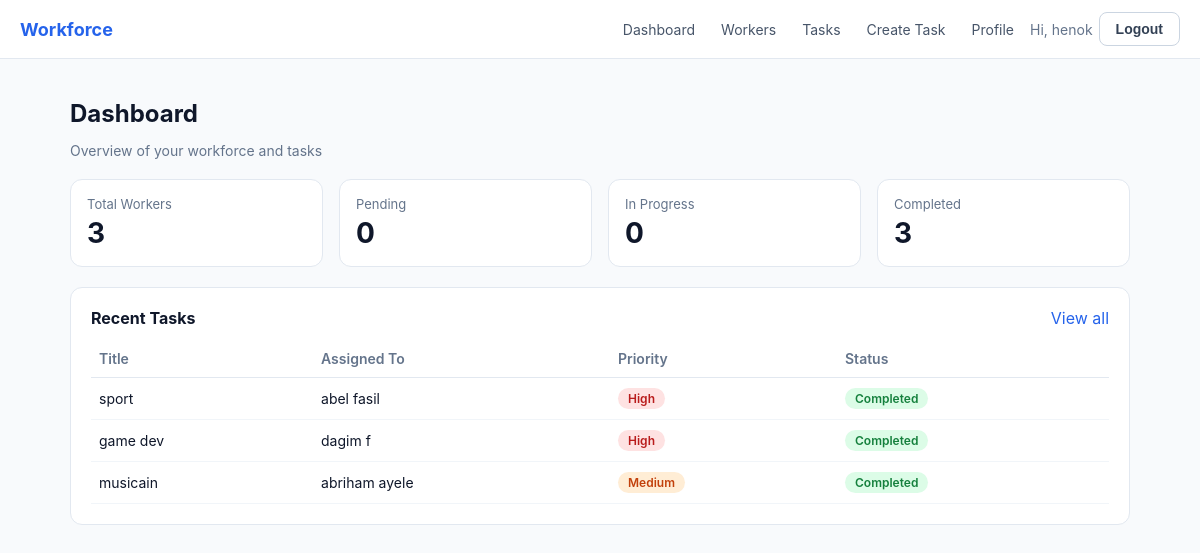
The page /admin-panel/dashboard/ (signed in) on the database its author committed.
### core/models.py (models this page shows, shortened)
class User(AbstractUser):
    class Role(models.TextChoices):
        ADMIN = "ADMIN", "Admin"
        WORKER = "WORKER", "Worker"
    role = models.CharField(max_length=10, choices=Role.choices, default=Role.WORKER)

class Task(models.Model):
    class Priority(models.TextChoices):
        LOW = "LOW", "Low"
        MEDIUM = "MEDIUM", "Medium"
        HIGH = "HIGH", "High"
    class Status(models.TextChoices):
        PENDING = "PENDING", "Pending"
        IN_PROGRESS = "IN_PROGRESS", "In Progress"
        COMPLETED = "COMPLETED", "Completed"
    title = models.CharField(max_length=200)
    description = models.TextField()
    assigned_to = models.ForeignKey(User, on_delete=models.CASCADE, related_name="tasks")
    priority = models.CharField(max_length=10, choices=Priority.choices, default=Priority.MEDIUM)
    deadline = models.DateField()
    status = models.CharField(max_length=15, choices=Status.choices, default=Status.PENDING)
    created_at = models.DateTimeField(auto_now_add=True)
    class Meta:
        ordering = ["-created_at"]

### core/views.py (the view)
# urls.py: path("admin-panel/dashboard/", views.admin_dashboard, name="admin_dashboard"),
@user_passes_test(is_admin, login_url="login")
def admin_dashboard(request):
    workers = User.objects.filter(role=User.Role.WORKER)
    tasks = Task.objects.all()
    context = {
        "total_workers": workers.count(),
        "pending": tasks.filter(status=Task.Status.PENDING).count(),
        "in_progress": tasks.filter(status=Task.Status.IN_PROGRESS).count(),
        "completed": tasks.filter(status=Task.Status.COMPLETED).count(),
        "recent_tasks": tasks[:5],
    }
    return render(request, "core/admin_dashboard.html", context)

### core/views.py (called while the page is built)
def is_admin(user):
    return user.is_authenticated and user.role == User.Role.ADMIN

### core/templates/core/admin_dashboard.html (shortened to what this page needs)
{% extends "core/base.html" %}
{% block content %}
<h1>Dashboard</h1>
<p class="subtitle">Overview of your workforce and tasks</p>
<div class="stats-grid">
  <div class="stat-card"><div class="label">Total Workers</div><div class="value">{{ total_workers }}</div></div>
  <div class="stat-card"><div class="label">Pending</div><div class="value">{{ pending }}</div></div>
  <div class="stat-card"><div class="label">In Progress</div><div class="value">{{ in_progress }}</div></div>
  <div class="stat-card"><div class="label">Completed</div><div class="value">{{ completed }}</div></div>
</div>
<div class="card">
  <div style="display:flex; justify-content:space-between; align-items:center; margin-bottom:12px;">
    <strong>Recent Tasks</strong>
    <a href="{% url 'task_list' %}">View all</a>
  </div>
  {% if recent_tasks %}
  <table>
    <thead><tr><th>Title</th><th>Assigned To</th><th>Priority</th><th>Status</th></tr></thead>
    <tbody>
      {% for t in recent_tasks %}
      <tr>
        <td>{{ t.title }}</td>
        <td>{{ t.assigned_to.get_full_name|default:t.assigned_to.username }}</td>
        <td><span class="badge badge-{{ t.priority|lower }}">{{ t.get_priority_display }}</span></td>
        <td><span class="badge badge-{{ t.status|lower }}">{{ t.get_status_display }}</span></td>
      </tr>
      {% endfor %}
    </tbody>
  </table>
  {% else %}
  <p class="muted">No tasks created yet.</p>
  {% endif %}
</div>
{% endblock %}

### core/templates/core/base.html (shortened to what this page needs)
{% load static %}
<!DOCTYPE html>
<html lang="en">
<head>
  <link rel="stylesheet" href="{% static 'core/style.css' %}">
</head>
<body>
{% if user.is_authenticated %}
<nav class="navbar">
  <span class="brand">Workforce</span>
  <div class="links">
    {% if user.role == "ADMIN" %}
      <a href="{% url 'admin_dashboard' %}">Dashboard</a>
      <a href="{% url 'worker_list' %}">Workers</a>
      <a href="{% url 'task_list' %}">Tasks</a>
      <a href="{% url 'task_create' %}">Create Task</a>
    {% else %}
      <a href="{% url 'worker_dashboard' %}">My Tasks</a>
    {% endif %}
    <a href="{% url 'profile' %}">Profile</a>
    <span class="muted">Hi, {{ user.first_name|default:user.username }}</span>
    <form action="{% url 'logout' %}" method="post" style="display:inline;">
      <button type="submit" class="btn btn-secondary">Logout</button>
    </form>
  </div>
</nav>
{% endif %}
<div class="container">
  {% block content %}{% endblock %}
</div>
</body>
</html>

### core/static/core/style.css (style rules this page uses)
* { box-sizing: border-box; }
body { margin: 0; font-family: -apple-system, Segoe UI, Roboto, Arial, sans-serif; background: #f8fafc; color: #0f172a; }
a { color: #2563eb; text-decoration: none; }
.navbar { background: #fff; border-bottom: 1px solid #e2e8f0; padding: 12px 20px; display: flex; justify-content: space-between; align-items: center; flex-wrap: wrap; gap: 10px; }
.navbar .brand { font-weight: 700; font-size: 18px; color: #2563eb; }
.navbar .links { display: flex; gap: 6px; align-items: center; flex-wrap: wrap; }
.navbar .links a { padding: 6px 10px; border-radius: 8px; color: #475569; font-size: 14px; }
.container { max-width: 1100px; margin: 0 auto; padding: 24px 20px; }
.card { background: #fff; border: 1px solid #e2e8f0; border-radius: 12px; padding: 20px; margin-bottom: 20px; }
h1 { font-size: 24px; margin-bottom: 4px; }
.subtitle { color: #64748b; font-size: 14px; margin-bottom: 20px; }
.stats-grid { display: grid; grid-template-columns: repeat(4, 1fr); gap: 16px; margin-bottom: 20px; }
.stat-card { background: #fff; border: 1px solid #e2e8f0; border-radius: 12px; padding: 16px; }
.stat-card .label { color: #64748b; font-size: 13px; }
.stat-card .value { font-size: 28px; font-weight: 700; margin-top: 4px; }
table { width: 100%; border-collapse: collapse; font-size: 14px; }
th, td { text-align: left; padding: 10px 8px; border-bottom: 1px solid #f1f5f9; }
th { color: #64748b; font-weight: 600; border-bottom: 1px solid #e2e8f0; }
.badge { display: inline-block; padding: 3px 10px; border-radius: 999px; font-size: 12px; font-weight: 600; }
.badge-completed { background: #dcfce7; color: #15803d; }
.badge-medium { background: #ffedd5; color: #c2410c; }
.badge-high { background: #fee2e2; color: #b91c1c; }
.btn { display: inline-block; padding: 8px 16px; border-radius: 8px; font-size: 14px; font-weight: 600; border: none; cursor: pointer; }
.btn-secondary { background: #fff; color: #334155; border: 1px solid #cbd5e1; }
.muted { color: #64748b; font-size: 14px; }

### rows shown on the page
User: first_name "henok"
Task: title "sport", assigned_to.get_full_name "abel fasil", priority "High", status "Completed"
Task: title "game dev", assigned_to.get_full_name "dagim f", priority "High", status "Completed"
Task: title "musicain", assigned_to.get_full_name "abriham ayele", priority "Medium", status "Completed"

### other values the page prints
{{ total_workers }} "3"
{{ pending }} "0"
{{ in_progress }} "0"
{{ completed }} "3"
